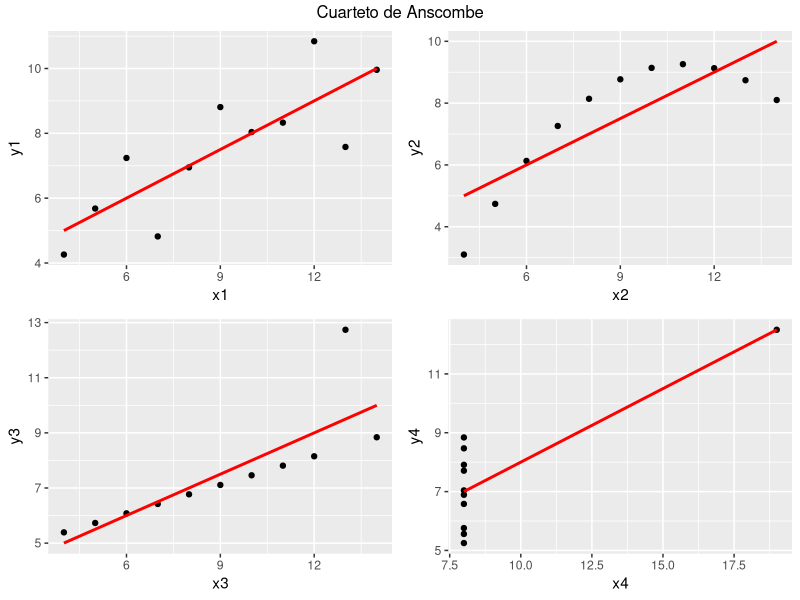

R code for this plot:
# clase de regresión lineal simple
# objetivos:  mostrar ejemplo de Anscombe sobre la importancia de gráficos
# autor: Silvia Pérez
# fechas: 26/8/2023

#fijar directorio 
#setwd("C:/Users/...") #setea el entorno de trabajo. También se hace desde Session->Set working directory
getwd() #para ver en qué entorno estoy

#para limpieza de memoria:
rm(list=ls())
gc()

### paquetes a usar
library(gridExtra)
library(ggplot2)

#### leemos los datos
data("anscombe") #está en el paquete "datasets" base
attach(anscombe)
head(anscombe) #son 4 conjuntos de puntos (x_i,y_i), i=1...4

#ajustamos una regresion
mod1<-lm(y1 ~ x1, data = anscombe) # modelo 1
mod1

####graficamos todos los conjuntos con la recta

g1<- ggplot(anscombe, aes(x = x1, y = y1))+ 
  geom_point() +
  geom_smooth(method='lm',se=FALSE, col='red')

g2<- ggplot(anscombe, aes(x = x2, y = y2))+ 
  geom_point() +
  geom_smooth(method='lm',se=FALSE, col='red')

g3<- ggplot(anscombe, aes(x = x3, y = y3))+ 
  geom_point() +
  geom_smooth(method='lm',se=FALSE, col='red')

g4<- ggplot(anscombe, aes(x = x4, y = y4))+ 
  geom_point() +
  geom_smooth(method='lm',se=FALSE, col='red')

grid.arrange(g1, g2, g3, g4, top='Cuarteto de Anscombe')
